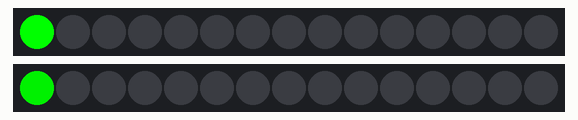
This sketch was run on a simulated Arduino Uno, built with avr-gcc and run on an emulated ATmega328P. Parts: 2 × 15 RGB LEDs in strip order, left to right. Dim RGB values are drawn brighter than linear; random numbers use the default seed unless the sketch sets one.

Above: at 0.05 s.
At 5.34 s:
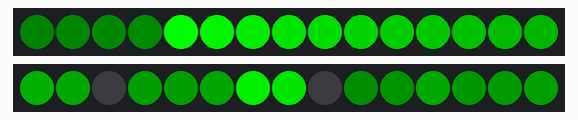
At 10.64 s:
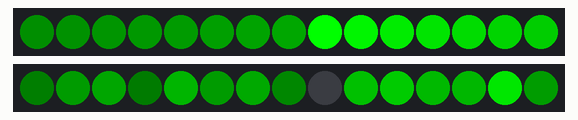
At 21.23 s:
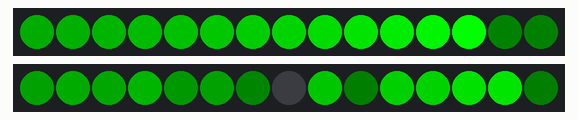
At 30.49 s:
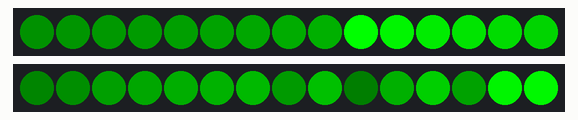
At 39.86 s:
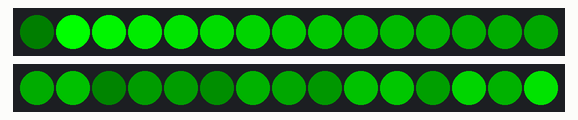

The sketch:

cyber_test.ino
```cpp
#include "FastLED.h"

#define LED_TYPE WS2812B
#define COLOR_ORDER GRB

#define NUM_LEDS 15

unsigned char Brightness = 0xff;

CRGB leds[NUM_LEDS];
CRGB leds2[NUM_LEDS];

void setup() {
  Serial.begin(9600);

  FastLED.addLeds<LED_TYPE, 3, COLOR_ORDER>(leds, 0, NUM_LEDS);
  FastLED.addLeds<LED_TYPE, 2, COLOR_ORDER>(leds2, 0, NUM_LEDS);

  FastLED.setBrightness(Brightness);
  FastLED.setMaxPowerInVoltsAndMilliamps(5,450);

  randomSeed(analogRead(0) ^ analogRead(1) ^ analogRead(2) ^ analogRead(3) ^ analogRead(4) ^ analogRead(5) ^ analogRead(6));
}

int pos = 0;
int dir = 1;
int pos2 = 0;

void loop() {
  if (pos == (NUM_LEDS-1)) dir = -1;
  else if (pos == 0) dir = 1;

  for (int i = 0; i < NUM_LEDS; ++i) {
    leds[i].fadeToBlackBy(32);
    leds2[i].fadeToBlackBy(32);
  }

  leds[pos] = CRGB(0, 255, 0);
  leds2[pos2] = CRGB(0, random(255), 0);

  FastLED.show();

  pos += dir;
  pos2 = (pos2 + 1) % NUM_LEDS;

  delay(100);
}
```
